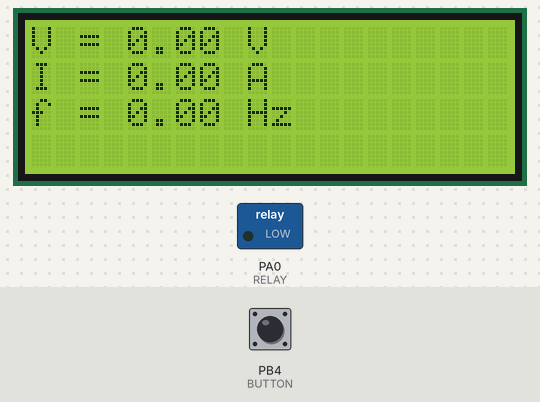
A program run on a simulated STM32 Blue Pill. On the bench: 20×4 character LCD, switched loads named in the program (green lamp = pin HIGH). Inputs (shaded band) come from the test bench; at power-on: PB4 (BUTTON) HIGH.

Above: at 3.2 s.
3.3 s: PB4 (BUTTON) pulled LOW for 0.15 s
At 4.6 s:
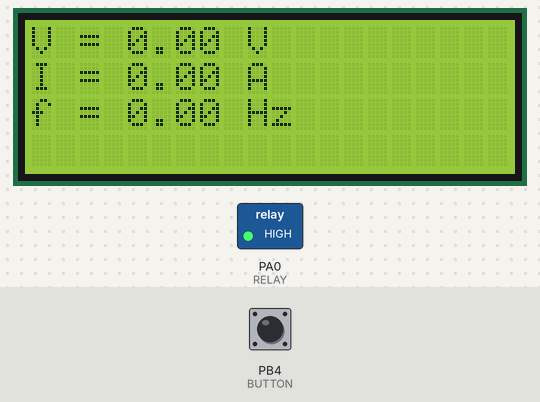
5.3 s: PB4 (BUTTON) pulled LOW for 1 s
At 6.4 s:
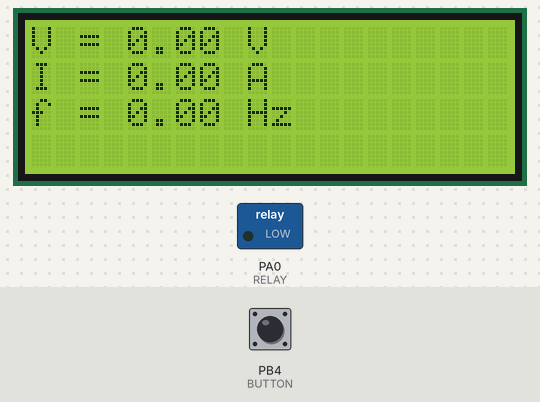
7.8 s: PB4 (BUTTON) pulled LOW for 3.2 s
At 9.2 s:
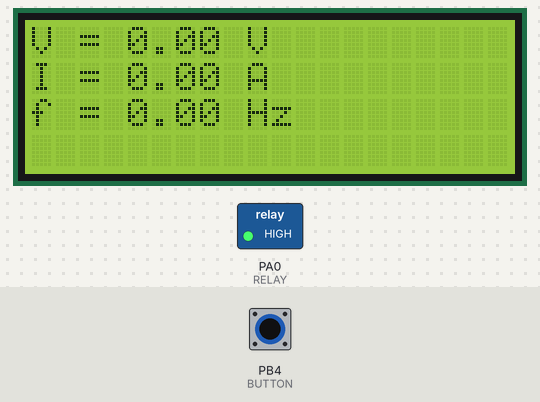
Timing chart, 0 to 10.8 s (numbered marks = the images above; inputs shaded):
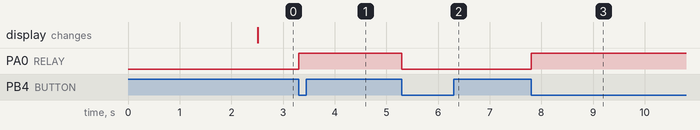

Measured:
- after the input at 3.3 s, PA0 (RELAY): LOW → HIGH at once
- after the input at 5.3 s, PA0 (RELAY): HIGH → LOW at once
- after the input at 7.8 s, PA0 (RELAY): LOW → HIGH at once

The program:

main.cpp
```cpp
#include <Wire.h>
#include <LiquidCrystal_I2C.h>
#include "ADE7753.h"
#include <SPI.h>
#include <SoftwareSerial.h>

#define COLUMS           20   //LCD columns
#define ROWS             4    //LCD rows
#define LCD_SPACE_SYMBOL 0x20 //space symbol from LCD ROM, see p.9 of GDM2004D datasheet or english ASCII printable characters
#define RELAY PA0
#define BUTTON PB4
#define SPI_Speed 1000000

LiquidCrystal_I2C lcd(PCF8574_ADDR_A21_A11_A01, 4, 5, 6, 16, 11, 12, 13, 14, POSITIVE);

ADE7753 meter;

float v1 = 0,i1 = 0, t1 = 0;
float e1 = 0, e2 = 0, e3 = 0,pf=0, pf_rms = 0;
byte relayStatus = LOW;

//Các hệ số calib
float kv = 12.27;
float ki1 = 393216;
float ki2 = 43532467;
float ke = 678493.2794;
float kt = 184.31;

void ISR(){
  detachInterrupt(BUTTON);
  relayStatus = !relayStatus;
  digitalWrite(RELAY,relayStatus);
  delay(500);
  attachInterrupt(digitalPinToInterrupt(BUTTON), ISR, FALLING);
}

void setup()
{
  pinMode(RELAY,OUTPUT);
  pinMode(BUTTON,INPUT_PULLUP);
  attachInterrupt(digitalPinToInterrupt(BUTTON), ISR, FALLING);
  lcd.begin(COLUMS, ROWS, LCD_5x8DOTS, PB7 , PB6, 400000);  //colums, rows, characters size, SDA, SCL, I2C speed in Hz
  /* prints static text */
  lcd.print(F("      HELLO!"));
  delay(2000);

  //meter.Init();
  meter.gainSetup(0x00,0x00,GAIN_1,GAIN_1);
  meter.resetStatus();
  digitalWrite(RELAY,LOW);
}

void loop() {

// Đo điện áp
 v1=meter.vrms();
 delay(100);

// Đo dòng điện
 i1=meter.irms();
 delay(100);

// Đo chu kỳ
  t1=meter.getPeriod();
  delay(100);

// Đo công suất hoạt động
  //meter.setMode(0x0080); // Chế độ tích lũy năng lượng ban đầu. ADE7753 được đặt ở chế độ tích lũy năng lượng chu kỳ đường dây bằng cách set bit 7 (CYCMODE) trong thanh ghi MODE.
  //e1 = meter.setPotLine(100); // Số lượng nửa chu kỳ chiếm trong phép đo là cố định. 100 nửa chu kỳ tương đương với 1 giây làm việc trên mạng 50 Hz.
  //delay(20);  // Trích xuất năng lượng hoạt động tích lũy, đồng bộ hóa phép đo với điểm qua 0 của tín hiệu điện áp.
  /*if(meter.setPotLine(100) == 0){
    e1 = 0;
  } else
  {
    //e1 = meter.getWatt();
    meter.setPotLine(100);
    e2 = meter.getVa();
    e3 = meter.getVar()*14;
    float i = e3/e2;
    pf = sqrt(1 - i*i);
    //e1 = (v1/kv)*((i1 - ki1)/ki2)*pf;
    delay(20);*/
  //}

  //meter.setMode(0x0080);
  //meter.setPotLine(200); // 2 giây đo.
  //e2=meter.getWatt();


  //meter.setMode(0x0080);
  //meter.setPotLine(300); // 3 giây đo
  //e3=meter.getWatt();

      lcd.setCursor(0,0);
      lcd.print("V = ");
      lcd.setCursor(4,0);
      lcd.print("            ");
      lcd.setCursor(4,0);
      lcd.print(v1);
      lcd.print(" V");
    	lcd.setCursor(0,1);
    	lcd.print("I = ");
      lcd.setCursor(4,1);
      lcd.print("       ");
      //if(i1!=ki1){
      lcd.setCursor(4,1);
    	//lcd.print(((i1 - ki1)/ki2)*1000);
      lcd.print("              ");
      lcd.setCursor(4,1);
      lcd.print(i1);
      lcd.print(" A");
      //} else {
      // lcd.setCursor(4,1);
      //lcd.print("              ");
      //lcd.setCursor(4,1);
      //i1=0;
      // lcd.print(i1);
      // lcd.print(" A");
      //}
    	lcd.setCursor(0,2);
    	lcd.print("f = ");
      lcd.setCursor(4,2);
      lcd.print("             ");
      lcd.setCursor(4,2);
    	lcd.print(t1);
      lcd.print(" Hz");
      /* lcd.setCursor(0,3);
    	lcd.print("E = ");
      lcd.setCursor(4,3);
      lcd.print("                ");
      lcd.setCursor(4,3);
    	lcd.print(pf);
      lcd.print(" W"); */
}
```
